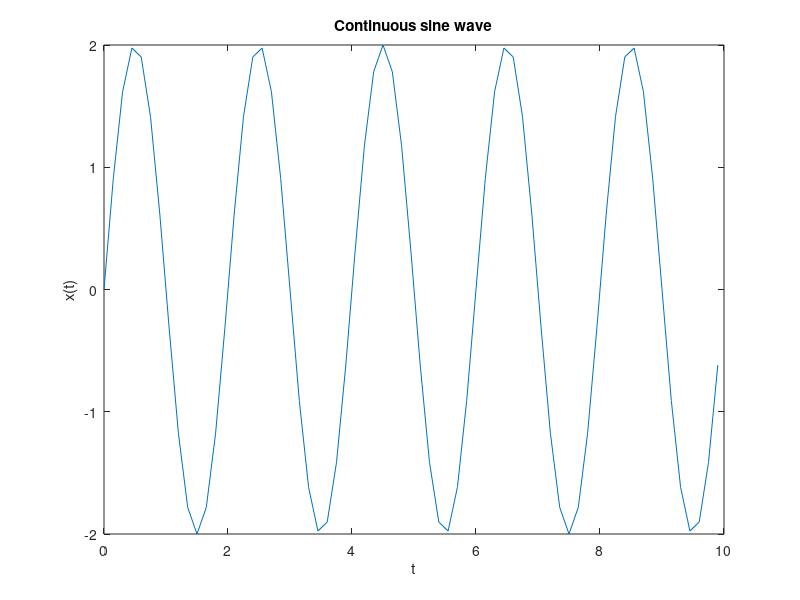
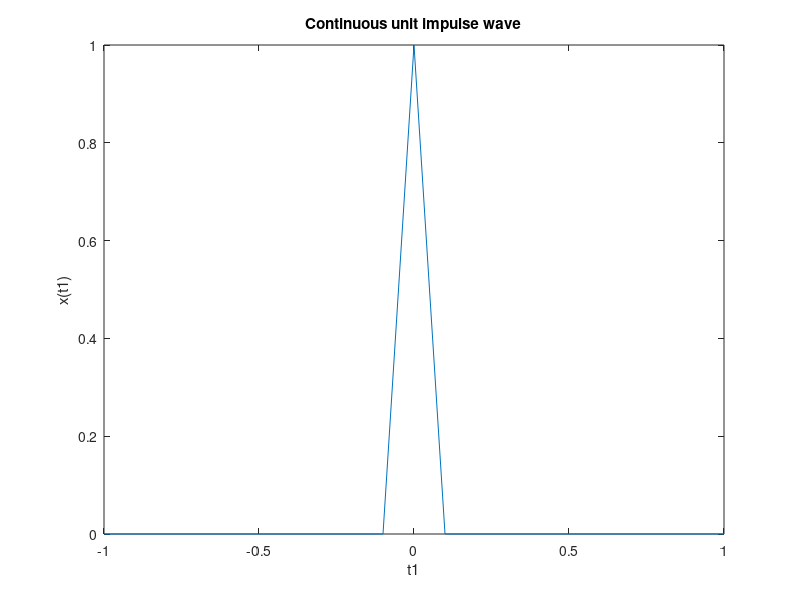
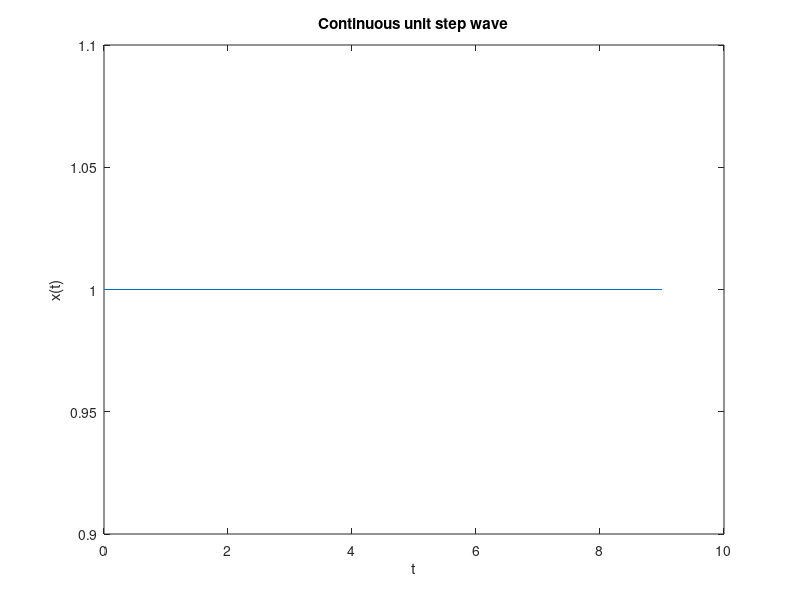
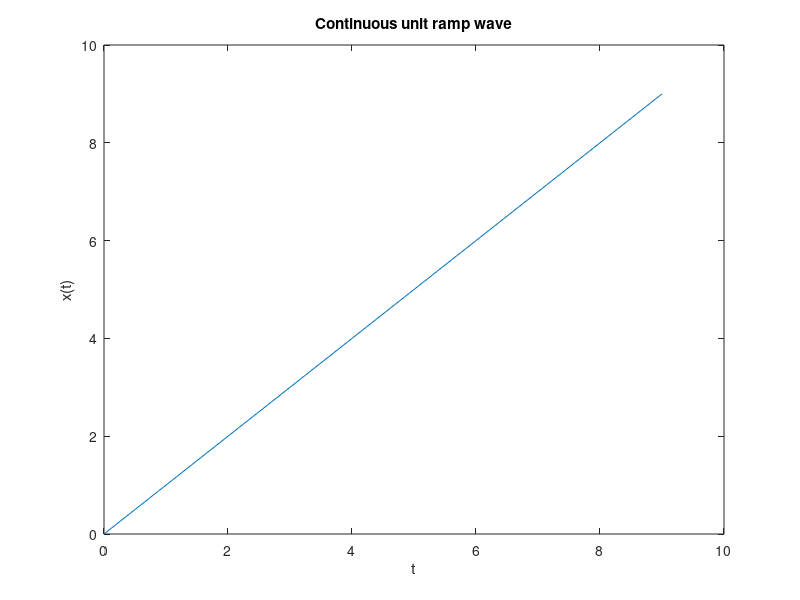

Write MATLAB code to recreate these figures, in order.
%% CT_signal

clc
clear all
close all

%% 1. Sine Wave

t=0:0.15:10;
f=0.50;
x1=2*sin(2*pi*f*t);
figure('numbertitle','off','Name','Smit_Sine Wave CT Signal')
plot(t,x1)
xlabel('t')
ylabel('x(t)')
title('Continuous sine wave')

%% 2. Unit Impulse Wave

t1=-1:0.1:1;
impulse= t1==0;
figure('numbertitle','off','Name','Smit_Unit Impulse Wave CT Signal')
plot(t1, impulse)
xlabel('t1')
ylabel('x(t1)')
title('Continuous unit impulse wave')

%% 3. Unit Step Wave

N=10;
n2=0:1:N-1;
x3=ones(1,N);
figure('numbertitle','off','Name','Smit_Unit Step Wave CT Signal')
plot(n2,x3)
xlabel('t')
ylabel('x(t)')
title('Continuous unit step wave')

%% 4. Unit Ramp Wave

n3=0:1:9;
x4=1*n3;
figure('numbertitle','off','Name','Smit_Unit Ramp Wave CT Signal')
plot(n3,x4)
xlabel('t')
ylabel('x(t)')
title('Continuous unit ramp wave')

%% 5. Unit Rectangular Pulse

figure('numbertitle','off','Name','Smit_Unit Rectangular Wave CT Signal')
a=1;
b=1;
x5=-6:0.0025:6;
f2= @(xi,a,b) a*rectpuls(xi,b);
plot(x5,f2(x5,a,b),'b-')
xlabel('t')
ylabel('x(t)')
title('Continuous Unit Rectangular wave')

%% 6. Traingular Pulse

f3=10;
t2=-2:1/f3:2;
x6=tripuls(t2,2);
figure('numbertitle','off','Name','Smit_Triangular Wave CT Signal')
plot(t2,x6)
xlabel('t')
ylabel('x(t)')
title('Continuous triangular wave')

%% 7. Signum

x9=[-5 -eps(1) 0 eps(1) 5];
y=sign(x9);
figure('numbertitle','off','Name','Smit_Signum Wave CT Signal')
plot(x9,y)
ylim([-2 2])
grid on
xlabel('t')
ylabel('x(t)')
title('Continuous Signum wave')

%% 8. Sinc

fs=1000;
%t=-5:1/fs:5;
x10=linspace(-8,8,100);
y=sinc(x10);
figure('numbertitle','off','Name','Smit_Sinc Wave CT Signal')
plot(x10,y);
axis([-10 10 -1.5 1.5]);
xlabel('t');
ylabel('x(t)');
title('Continuous Sinc wave');
%% 9. Real Exponential

% (a)Increasing
t3=0:0.01:1;
a1=5;
x7=exp(a1*t3);
figure('numbertitle','off','Name','Smit_Exponential Increasing Wave CT Signal')
plot(t3,x7)
xlabel('t')
ylabel('x(t)')
title('Continuous Exponential Increasing wave')


% (b)Decreasing
t4=0:0.1:5;
a2=1;
x8=exp((-a2)*t4);
figure('numbertitle','off','Name','Smit_Exponential Decreasing Wave CT Signal')
plot(t4,x8)
xlabel('t')
ylabel('x(t)')
title('Continuous Exponential Decreasing wave')

%% 10. Complex Exponential

% (a)Complex exponential with real part greater than zero
figure('numbertitle','off','Name','Smit_Complex Wave greater than zero CT Signal')
a3=0.08;
b3=30;
c=a3 + i*b3;
t5=-10:0.2:10;
x11=exp(c*t5);
plot(t5,real(x11))
xlabel('t')
ylabel('x(t)')
title('Continuous Complex exponential with real part greater than zero')

% (b)Complex exponential with real part less than zero
figure('numbertitle','off','Name','Smit_Complex Wave less than zero CT Signal')
a4=-0.08;
c1=a4 + i*b3;
x12=exp(c1*t5);
plot(t5,real(x12))
xlabel('t')
ylabel('x(t)')
title('Continuous Complex exponential with real part less than zero')

%% Conclusion

%{
    Through this experiment, we saw how to generate the waveforms of
    certain basic waves in Continuous Time using MATLAB functions. We used
    the functions, individual pulse functions and other basic functions.
    This experiment gave us enough knowledge to understand the working of
    MATLAB for plotting of signals.
%}
